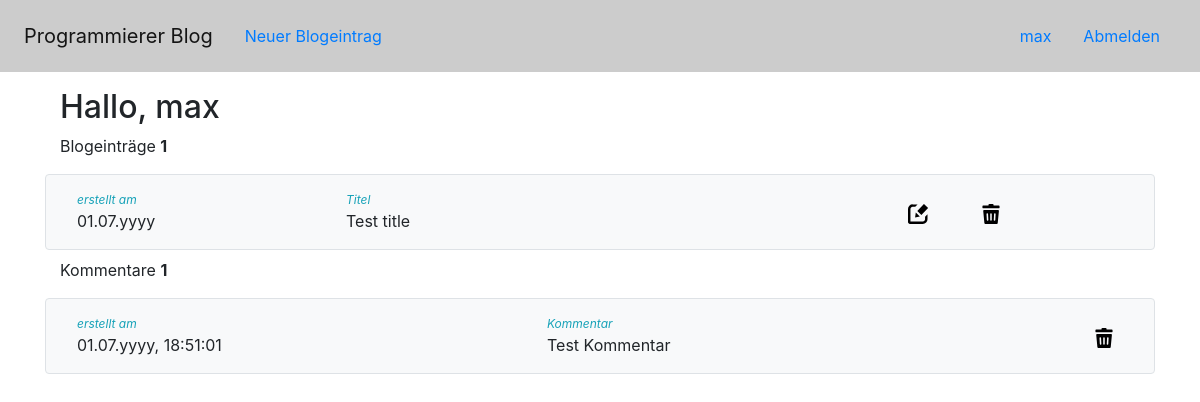
The app's page /profile (signed in) with its own data.
### app/models.py (models this page shows, shortened)
class User(UserMixin, db.Model):
    id = db.Column(db.Integer, primary_key=True)
    username = db.Column(db.String(64), index=True, unique=True)
    firstname = db.Column(db.String(64))
    lastname = db.Column(db.String(64))
    email = db.Column(db.String(120), index=True, unique=True)
    password = db.Column(db.String(128))
    entries = db.relationship('Entry', backref='author', lazy=True)
    comments = db.relationship('Comment', backref='author', lazy=True)

class Entry(db.Model):
    id = db.Column(db.Integer, primary_key=True)
    title = db.Column(db.String(100), unique=True)
    content = db.Column(db.String(255))
    user_id = db.Column(db.Integer, db.ForeignKey('user.id'))
    tags = db.relationship('Tag', secondary=tags, backref="entries")
    comments = db.relationship('Comment', backref='entry', lazy=True)
    created_at = db.Column(db.DateTime, index=True, default=datetime.utcnow)

class Comment(db.Model):
    id = db.Column(db.Integer, primary_key=True)
    content = db.Column(db.String(100))
    user_id = db.Column(db.Integer, db.ForeignKey('user.id'))
    entry_id = db.Column(db.Integer, db.ForeignKey('entry.id'))
    created_at = db.Column(db.DateTime, index=True, default=datetime.utcnow)

### app/routes.py (the view)
@app.route('/profile')
@login_required
def profile():
    entries = Entry.query.filter_by(user_id=current_user.id).all()
    comments = Comment.query.filter_by(user_id=current_user.id).all()
    return render_template('profile.html', title="Profil", entries=entries, comments=comments)

### app/routes.py (called while the page is built)
@login_manager.user_loader
def load_user(user_id):
    return User.query.get(user_id)

### app/templates/profile.html (shortened to what this page needs)
{% extends "base.html" %}
{% block app_content %}
<h2>Hallo, {{current_user.username}}</h2>
<div className="my-3">
    <p>Blogeinträge <span style="font-weight:bold;">{{entries|length}}</span> </p>
    {% for entry in entries %}
        <div class="row border rounded my-2 p-3 bg-light align-items-center">
            <div class="col d-flex flex-column">
                <span style="font-size:12px; font-style:italic;" class="text-info">erstellt am</span>
                <span>{{ moment(entry.created_at).format('DD.MM.yyyy') }}</span>
            </div>
            <div class="col-6 d-flex flex-column">
                <span style="font-size:12px;font-style:italic;" class="text-info">Titel</span>
                <span>{{entry.title}}</span>
            </div>
            <div class="col-3">
                <a href="{{ url_for('editEntry', entryId=entry.id) }}">
                    <img style="width:20px;height:20px;cursor:pointer;" src="{{ url_for('static', filename='images/edit.svg')}}" class="mx-4" alt="EditIcon" />
                </a>
                <a href="{{ url_for('deleteEntry', entryId=entry.id) }}" onclick="return confirm('Wollen Sie diesen Eintrag wirklich löschen')">
                    <img style="width:20px;height:20px;cursor:pointer;" src="{{ url_for('static', filename='images/delete.svg')}}" class="mx-4" alt="DeleteIcon" />
                </a>
            </div>
        </div>
    {% endfor %}
</div>
<div className="my-3">
    <p>Kommentare <span style="font-weight:bold;">{{comments|length}}</span></p>
    {% for comment in comments %}
        <div class="row border rounded my-2 p-3 bg-light align-items-center">
            <div class="col d-flex flex-column">
                <span style="font-size:12px; font-style:italic;" class="text-info">erstellt am</span>
                <span>{{ moment(comment.created_at).format('DD.MM.yyyy, HH:mm:ss') }}</span>
            </div>
            <div class="col-6 d-flex flex-column">
                <span style="font-size:12px;font-style:italic;" class="text-info">Kommentar</span>
                <span>{{comment.content}}</span>
            </div>
            <div className="col-3">
                <a href="{{ url_for('deleteComment', commentId=comment.id) }}" onclick="return confirm('Wollen Sie diesen Kommentar wirklich löschen')">
                    <img style="width:20px;height:20px;cursor:pointer;" src="{{ url_for('static', filename='images/delete.svg')}}" class="mx-4" alt="DeleteIcon" />
                </a>
            </div>
        </div>
    {% endfor %}
 </div>
{% endblock %}

### app/templates/header.html
<header class="navbar navbar-expand-lg navbar-light px-4 py-3 d-flex justify-content-between" style="background-color:#ccc;">
            <div class="d-flex justify-content-center">
                <a class="navbar-brand" href="/">Programmierer Blog</a>
                {% if current_user.is_authenticated %}
                    <ul class="nav nav-pills">
                        <li class="nav-item">
                            <a class="nav-link" href="{{ url_for('addEntry') }}">Neuer Blogeintrag</a>
                        </li>
                    </ul>
                {% endif %}
            </div>
            <div>
                {% if current_user.is_anonymous %}
                    <ul class="nav nav-pills">
                        <li class="nav-item">
                            <a class="nav-link" href="{{ url_for('login') }}">Anmelden</a>
                        </li>
                        <li class="nav-item">
                            <a class="nav-link" href="{{ url_for('signup') }}">Registrieren</a>
                        </li>
                    </ul>
                {% else %}
                    <ul class="nav nav-pills">
                        <li class="nav-item">
                            <a class="nav-link" href="{{ url_for('profile') }}">{{current_user.username}}</a>
                        </li>
                        <li class="nav-item">
                            <a class="nav-link" href="{{ url_for('logout') }}">Abmelden</a>
                        </li>
                    </ul>
                {% endif %}
            </div>
        </header>

### records on screen
User: username "max"
Entry: created_at "01.07.yyyy", title "Test title"
Comment: created_at "01.07.yyyy, 18:51:01", content "Test Kommentar"

### other values on screen
{{ entries|length }} "1"
{{ comments|length }} "1"
